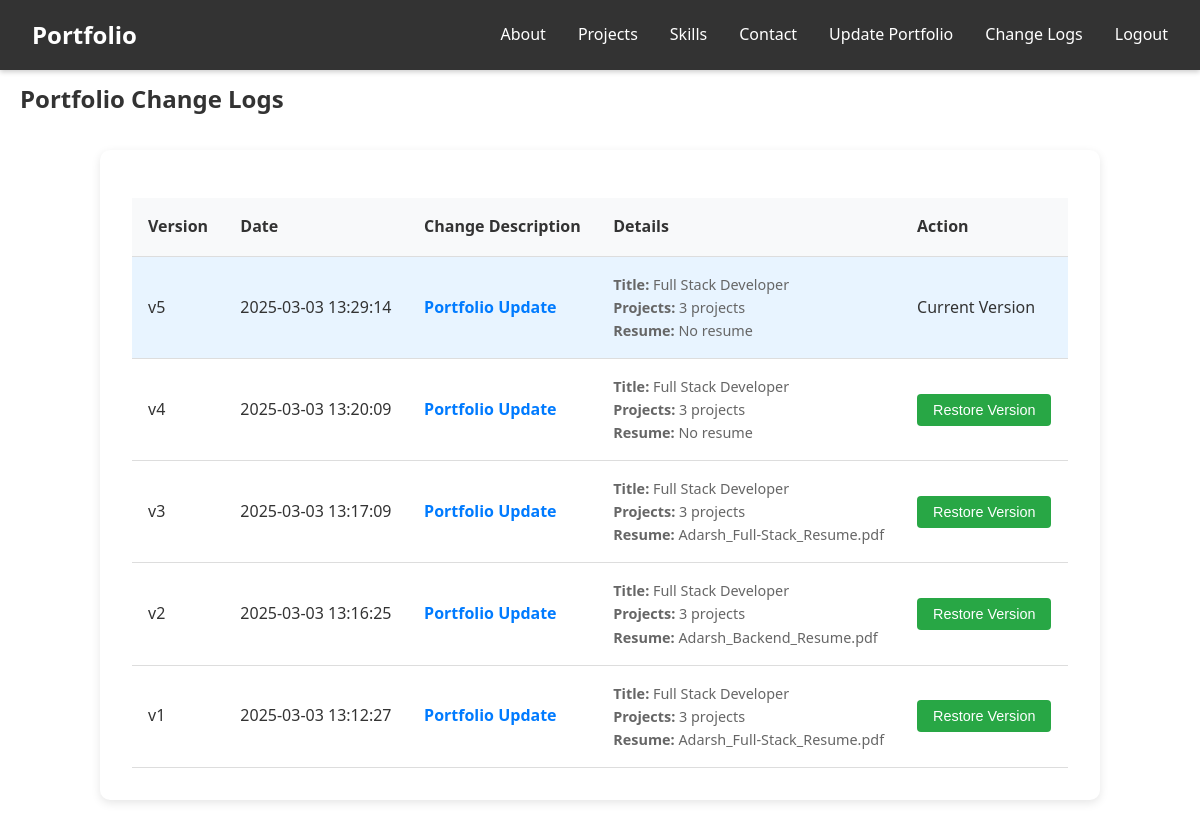
The app's page /change_logs (signed in) with its own data.
### tables this page shows
CREATE TABLE change_logs (
                log_id INTEGER PRIMARY KEY AUTOINCREMENT,
                change_title TEXT,
                details TEXT NOT NULL,
                change_date TIMESTAMP DEFAULT CURRENT_TIMESTAMP
            );

### app.py (the view)
@app.route('/change_logs')
@admin_required
def change_logs():
    logs = db.get_change_logs()
    return render_template('change_logs.html', logs=logs)

### app.py (called while the page is built)
def admin_required(f):
    @wraps(f)
    def decorated_function(*args, **kwargs):
        if not session.get('is_admin'):
            flash('Please login as admin first', 'error')
            return redirect(url_for('home'))
        return f(*args, **kwargs)
    return decorated_function

### db.py (called while the page is built)
def get_db_connection():
    conn = sqlite3.connect(DB_PATH)
    conn.row_factory = sqlite3.Row
    return conn

def get_change_logs():
    conn = get_db_connection()
    try:
        cursor = conn.cursor()
        logs = cursor.execute('SELECT * FROM change_logs ORDER BY change_date DESC').fetchall()
        return [{
            'log_id': log['log_id'],
            'change_title': log['change_title'],
            'details': json.loads(log['details']),
            'change_date': log['change_date']
        } for log in logs]
    finally:
        conn.close()

### templates/change_logs.html (shortened to what this page needs)
<!DOCTYPE html>
<html lang="en">
<head>
    <link rel="stylesheet" href="{{ url_for('static', filename='css/style.css') }}">
    <link rel="stylesheet" href="https://cdnjs.cloudflare.com/ajax/libs/font-awesome/6.0.0/css/all.min.css">
</head>
<body>
    <nav>
        <div class="nav-content">
            <div class="logo">
                <a href="{{ url_for('home') }}">Portfolio</a>
            </div>
            <ul class="nav-links">
                <li><a href="{{ url_for('home') }}#about">About</a></li>
                <li><a href="{{ url_for('home') }}#projects">Projects</a></li>
                <li><a href="{{ url_for('home') }}#skills">Skills</a></li>
                <li><a href="{{ url_for('home') }}#contact">Contact</a></li>
                <li><a href="{{ url_for('update_portfolio') }}">Update Portfolio</a></li>
                <li><a href="{{ url_for('change_logs') }}">Change Logs</a></li>
                <li><a href="{{ url_for('admin_logout') }}">Logout</a></li>
            </ul>
        </div>
    </nav>
    <div class="container">
        <h2>Portfolio Change Logs</h2>
        <div class="logs-container">
            {% if logs %}
                <table class="log-table">
                    <thead>
                        <tr>
                            <th>Version</th>
                            <th>Date</th>
                            <th>Change Description</th>
                            <th>Details</th>
                            <th>Action</th>
                        </tr>
                    </thead>
                    <tbody>
                        {% for log in logs %}
                            <tr {% if loop.first %}class="current-version"{% endif %}>
                                <td>v{{ logs|length - loop.index0 }}</td>
                                <td>{{ log.change_date }}</td>
                                <td class="log-title">
                                    {% if log.change_title %}
                                        {{ log.change_title }}
                                    {% else %}
                                        Portfolio Update
                                    {% endif %}
                                </td>
                                <td class="log-details">
                                    <strong>Title:</strong> {{ log.details.title }}<br>
                                    <strong>Projects:</strong> {{ log.details.projects|length }} projects<br>
                                    <strong>Resume:</strong>
                                    {% if log.details.resume_filename %}
                                        {{ log.details.resume_filename }}
                                    {% else %}
                                        No resume
                                    {% endif %}
                                </td>
                                <td>
                                    {% if not loop.first %}
                                        <form class="restore-form" action="{{ url_for('restore_portfolio', log_id=log.log_id) }}" method="POST">
                                            <button type="submit" class="restore-btn" onclick="return confirm('Are you sure you want to restore this version?')">
                                                Restore Version
                                            </button>
                                        </form>
                                    {% else %}
                                        <span class="current-label">Current Version</span>
                                    {% endif %}
                                </td>
                            </tr>
                        {% endfor %}
                    </tbody>
                </table>
            {% else %}
                <div class="no-logs">
                    <p>No change logs available.</p>
                </div>
            {% endif %}
        </div>
    </div>
</body>
</html>

### static/css/style.css (style rules this page uses)
* { margin: 0; padding: 0; box-sizing: border-box; }
body { font-family: 'Segoe UI', Tahoma, Geneva, Verdana, sans-serif; line-height: 1.6; color: #333; }
.container { max-width: 1200px; margin: 0 auto; padding: 80px 20px 0; }
nav { position: fixed; width: 100%; background: rgba(0, 0, 0, 0.8); box-shadow: 0 2px 5px rgba(0, 0, 0, 0.2); z-index: 1000; }
.nav-content { display: flex; justify-content: space-between; align-items: center; padding: 1rem 2rem; max-width: 1200px; margin: 0 auto; }
.logo a { font-size: 1.5rem; font-weight: bold; color: #fff; text-decoration: none; }
.nav-links { display: flex; list-style: none; }
.nav-links li { margin-left: 2rem; }
.nav-links a { color: #fff; text-decoration: none; font-weight: 500; transition: color 0.3s; }

### templates/change_logs.html (style rules this page uses)
.logs-container { max-width: 1000px; margin: 2rem auto; padding: 2rem; background: white; border-radius: 10px; box-shadow: 0 3px 10px rgba(0, 0, 0, 0.1); }
.log-table { width: 100%; border-collapse: collapse; margin-top: 1rem; }
.log-table th, .log-table td { padding: 1rem; text-align: left; border-bottom: 1px solid #ddd; }
.log-table th { background-color: #f8f9fa; font-weight: bold; }
.restore-btn { display: inline-block; padding: 0.5rem 1rem; background-color: #28a745; color: white; border: none; border-radius: 4px; cursor: pointer; text-decoration: none; font-size: 0.9rem; }
.log-details { font-size: 0.9rem; color: #666; }
.log-title { font-weight: bold; color: #007bff; }
.current-version { background-color: #e8f4ff; }
.restore-form { display: inline; }

### records on screen
change_logs: index0 "5", change_date "2025-03-03 13:29:14", change_title "Portfolio Update", details "Full Stack Developer", details.projects|length "3", shows "No resume", shows "Current Version"
change_logs: index0 "4", change_date "2025-03-03 13:20:09", change_title "Portfolio Update", details "Full Stack Developer", details.projects|length "3", shows "No resume"
change_logs: index0 "3", change_date "2025-03-03 13:17:09", change_title "Portfolio Update", details "Full Stack Developer", details.projects|length "3", details.resume_filename "Adarsh_Full-Stack_Resume.pdf"
change_logs: index0 "2", change_date "2025-03-03 13:16:25", change_title "Portfolio Update", details "Full Stack Developer", details.projects|length "3", details.resume_filename "Adarsh_Backend_Resume.pdf"
change_logs: index0 "1", change_date "2025-03-03 13:12:27", change_title "Portfolio Update", details "Full Stack Developer", details.projects|length "3", details.resume_filename "Adarsh_Full-Stack_Resume.pdf"
